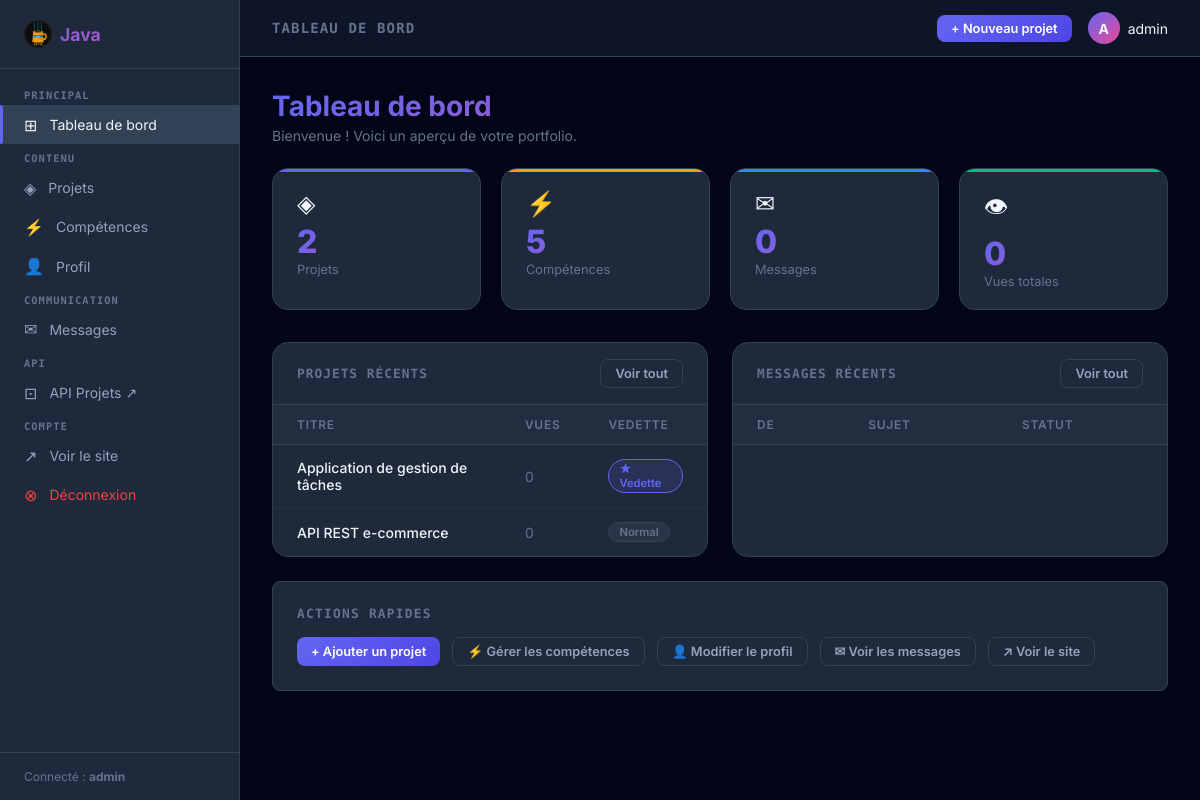
Screenshot of /admin/dashboard.php (signed in) with the database file from the repository.
### tables this page shows
CREATE TABLE IF NOT EXISTS projects (
    id INT AUTO_INCREMENT PRIMARY KEY,
    title VARCHAR(255) NOT NULL,
    description TEXT NOT NULL,
    technologies VARCHAR(500) NOT NULL,
    image_url VARCHAR(500),
    project_url VARCHAR(500),
    github_url VARCHAR(500),
    featured TINYINT(1) DEFAULT 0,
    views INT DEFAULT 0,
    created_at TIMESTAMP DEFAULT CURRENT_TIMESTAMP
);

### admin/dashboard.php (the view, shortened to what this page needs)
<?php
$db = getDB();
$stats = [
    'projects'  => $db->query("SELECT COUNT(*) FROM projects")->fetchColumn(),
    'skills'    => $db->query("SELECT COUNT(*) FROM skills")->fetchColumn(),
    'messages'  => $db->query("SELECT COUNT(*) FROM messages")->fetchColumn(),
    'unread'    => $db->query("SELECT COUNT(*) FROM messages WHERE is_read = 0")->fetchColumn(),
    'views'     => $db->query("SELECT COALESCE(SUM(views),0) FROM projects")->fetchColumn(),
];
$recentProjects = $db->query("SELECT * FROM projects ORDER BY created_at DESC LIMIT 5")->fetchAll();
?>
<!DOCTYPE html>
<html lang="fr">
<head>
  <link rel="stylesheet" href="/portfolio/assets/css/admin.css">
</head>
<body>
<?php include __DIR__ . '/partials/sidebar.php'; ?>
<main class="main">
  <div class="topbar">
    <span class="topbar__title">Tableau de bord</span>
    <div class="topbar__actions">
      <a href="/admin/add-project.php" class="btn btn--primary btn--sm">+ Nouveau projet</a>
      <div class="topbar__user">
        <div class="topbar__avatar"><?= strtoupper(substr($_SESSION['admin_username'], 0, 1)) ?></div>
        <span><?= htmlspecialchars($_SESSION['admin_username']) ?></span>
      </div>
    </div>
  </div>
  <div class="content">
    <h1 class="page-title">Tableau de bord</h1>
    <p class="page-sub">Bienvenue ! Voici un aperçu de votre portfolio.</p>
    <div class="stats-row">
      <div class="stat-card stat-card--projects">
        <div class="stat-card__icon">◈</div>
        <div class="stat-card__value"><?= $stats['projects'] ?></div>
        <div class="stat-card__label">Projets</div>
      </div>
      <div class="stat-card stat-card--skills">
        <div class="stat-card__icon">⚡</div>
        <div class="stat-card__value"><?= $stats['skills'] ?></div>
        <div class="stat-card__label">Compétences</div>
      </div>
      <div class="stat-card stat-card--messages">
        <div class="stat-card__icon">✉</div>
        <div class="stat-card__value"><?= $stats['messages'] ?></div>
        <div class="stat-card__label">Messages <?php if($stats['unread']>0): ?><span class="sidebar__badge"><?=$stats['unread']?></span><?php endif;?></div>
      </div>
      <div class="stat-card stat-card--views">
        <div class="stat-card__icon">👁</div>
        <div class="stat-card__value"><?= $stats['views'] ?></div>
        <div class="stat-card__label">Vues totales</div>
      </div>
    </div>
    <div style="display:grid;grid-template-columns:1fr 1fr;gap:1.5rem;">
      <div class="table-wrapper">
        <div class="table-header">
          <span class="table-header__title">Projets récents</span>
          <a href="/admin/projects.php" class="btn btn--ghost btn--sm">Voir tout</a>
        </div>
        <table>
          <thead>
            <tr>
              <th>Titre</th>
              <th>Vues</th>
              <th>Vedette</th>
            </tr>
          </thead>
          <tbody>
            <?php foreach ($recentProjects as $p): ?>
            <tr>
              <td>
                <a href="/admin/edit-project.php?id=<?= $p['id'] ?>"
                   style="color:var(--text);font-weight:500;">
                  <?= htmlspecialchars($p['title']) ?>
                </a>
              </td>
              <td class="text-muted"><?= $p['views'] ?></td>
              <td>
                <span class="badge <?= $p['featured'] ? 'badge--featured' : 'badge--normal' ?>">
                  <?= $p['featured'] ? '★ Vedette' : 'Normal' ?>
                </span>
              </td>
            </tr>
            <?php endforeach; ?>
          </tbody>
        </table>
      </div>
      <div class="table-wrapper">
        <div class="table-header">
          <span class="table-header__title">Messages récents</span>
          <a href="/admin/messages.php" class="btn btn--ghost btn--sm">Voir tout</a>
        </div>
        <table>
          <thead>
            <tr>
              <th>De</th>
              <th>Sujet</th>
              <th>Statut</th>
            </tr>
          </thead>
        </table>
      </div>
    </div>
    <div style="margin-top:1.5rem;background:var(--surface);border:1px solid var(--border);
                border-radius:8px;padding:1.5rem;">
      <p style="font-size:.8rem;font-weight:600;text-transform:uppercase;letter-spacing:.1em;
                color:var(--muted);margin-bottom:1rem;font-family:'DM Mono',monospace;">
        Actions rapides
      </p>
      <div style="display:flex;gap:.75rem;flex-wrap:wrap;">
        <a href="/admin/add-project.php"  class="btn btn--primary btn--sm">+ Ajouter un projet</a>
        <a href="/admin/skills.php"       class="btn btn--ghost btn--sm">⚡ Gérer les compétences</a>
        <a href="/admin/profile.php"      class="btn btn--ghost btn--sm">👤 Modifier le profil</a>
        <a href="/admin/messages.php"     class="btn btn--ghost btn--sm">✉ Voir les messages</a>
        <a href="/portfolio/" target="_blank"       class="btn btn--ghost btn--sm">↗ Voir le site</a>
      </div>
    </div>
  </div>
</main>
</body>
</html>

### rows the page displays
projects: title "Application de gestion de tâches", views "0", featured "★ Vedette"
projects: title "API REST e-commerce", views "0", featured "Normal"

### other values shown
$_SESSION['admin_username'] "admin"
substr($_SESSION['admin_username'], 0, 1) "A"
